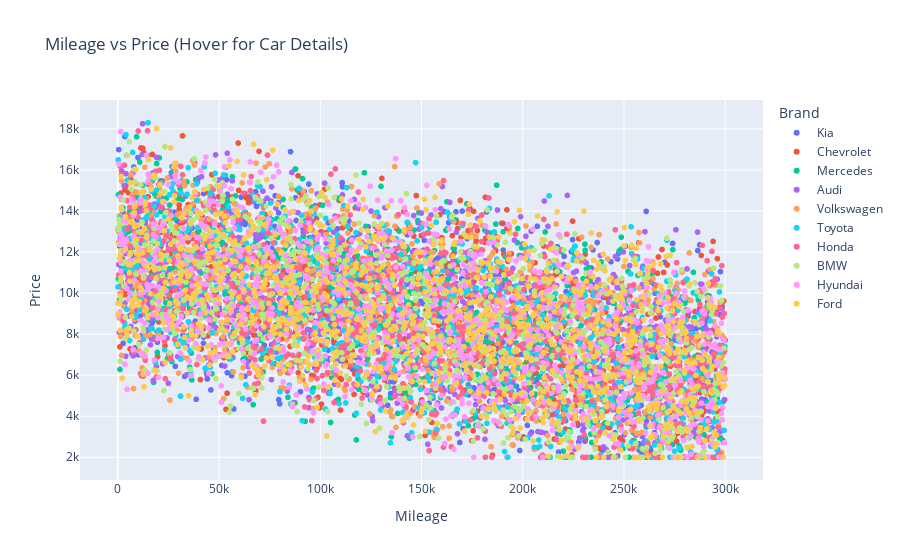

The notebook cell this image was saved under:
### Code cell
import plotly.express as px

# Create a new column combining Brand and Model for better readability
df["Car_Name"] = df["Brand"] + " " + df["Model"]

# Create interactive scatter plot
fig = px.scatter(df, 
                 x="Mileage", 
                 y="Price", 
                 hover_data=["Car_Name", "Mileage", "Price"], 
                 color="Brand", 
                 title="Mileage vs Price (Hover for Car Details)")

# Show the plot
fig.show()

### Figure 1 — Plotly figure (JSON) as saved in the notebook; plotly's stock layout.template omitted (floating-point values rounded to 4 significant figures; data arrays with more than 128 entries replaced by an {"elided": "..."} marker saying what was removed)
{"data": [{"customdata": {"elided": "976x1 str values"}, "hovertemplate": "Brand=Kia<br>Mileage=%{x}<br>Price=%{y}<br>Car_Name=%{customdata[0]}<extra></extra>", "legendgroup": "Kia", "marker": {"color": "#636efa", "symbol": "circle"}, "mode": "markers", "name": "Kia", "showlegend": true, "type": "scattergl", "x": {"elided": "976 int values"}, "xaxis": "x", "y": {"elided": "976 int values"}, "yaxis": "y"}, {"customdata": {"elided": "1003x1 str values"}, "hovertemplate": "Brand=Chevrolet<br>Mileage=%{x}<br>Price=%{y}<br>Car_Name=%{customdata[0]}<extra></extra>", "legendgroup": "Chevrolet", "marker": {"color": "#EF553B", "symbol": "circle"}, "mode": "markers", "name": "Chevrolet", "showlegend": true, "type": "scattergl", "x": {"elided": "1003 int values"}, "xaxis": "x", "y": {"elided": "1003 int values"}, "yaxis": "y"}, {"customdata": {"elided": "942x1 str values"}, "hovertemplate": "Brand=Mercedes<br>Mileage=%{x}<br>Price=%{y}<br>Car_Name=%{customdata[0]}<extra></extra>", "legendgroup": "Mercedes", "marker": {"color": "#00cc96", "symbol": "circle"}, "mode": "markers", "name": "Mercedes", "showlegend": true, "type": "scattergl", "x": {"elided": "942 int values"}, "xaxis": "x", "y": {"elided": "942 int values"}, "yaxis": "y"}, {"customdata": {"elided": "1038x1 str values"}, "hovertemplate": "Brand=Audi<br>Mileage=%{x}<br>Price=%{y}<br>Car_Name=%{customdata[0]}<extra></extra>", "legendgroup": "Audi", "marker": {"color": "#ab63fa", "symbol": "circle"}, "mode": "markers", "name": "Audi", "showlegend": true, "type": "scattergl", "x": {"elided": "1038 int values"}, "xaxis": "x", "y": {"elided": "1038 int values"}, "yaxis": "y"}, {"customdata": {"elided": "1020x1 str values"}, "hovertemplate": "Brand=Volkswagen<br>Mileage=%{x}<br>Price=%{y}<br>Car_Name=%{customdata[0]}<extra></extra>", "legendgroup": "Volkswagen", "marker": {"color": "#FFA15A", "symbol": "circle"}, "mode": "markers", "name": "Volkswagen", "showlegend": true, "type": "scattergl", "x": {"elided": "1020 int values"}, "xaxis": "x", "y": {"elided": "1020 int values"}, "yaxis": "y"}, {"customdata": {"elided": "970x1 str values"}, "hovertemplate": "Brand=Toyota<br>Mileage=%{x}<br>Price=%{y}<br>Car_Name=%{customdata[0]}<extra></extra>", "legendgroup": "Toyota", "marker": {"color": "#19d3f3", "symbol": "circle"}, "mode": "markers", "name": "Toyota", "showlegend": true, "type": "scattergl", "x": {"elided": "970 int values"}, "xaxis": "x", "y": {"elided": "970 int values"}, "yaxis": "y"}, {"customdata": {"elided": "1009x1 str values"}, "hovertemplate": "Brand=Honda<br>Mileage=%{x}<br>Price=%{y}<br>Car_Name=%{customdata[0]}<extra></extra>", "legendgroup": "Honda", "marker": {"color": "#FF6692", "symbol": "circle"}, "mode": "markers", "name": "Honda", "showlegend": true, "type": "scattergl", "x": {"elided": "1009 int values"}, "xaxis": "x", "y": {"elided": "1009 int values"}, "yaxis": "y"}, {"customdata": {"elided": "999x1 str values"}, "hovertemplate": "Brand=BMW<br>Mileage=%{x}<br>Price=%{y}<br>Car_Name=%{customdata[0]}<extra></extra>", "legendgroup": "BMW", "marker": {"color": "#B6E880", "symbol": "circle"}, "mode": "markers", "name": "BMW", "showlegend": true, "type": "scattergl", "x": {"elided": "999 int values"}, "xaxis": "x", "y": {"elided": "999 int values"}, "yaxis": "y"}, {"customdata": {"elided": "995x1 str values"}, "hovertemplate": "Brand=Hyundai<br>Mileage=%{x}<br>Price=%{y}<br>Car_Name=%{customdata[0]}<extra></extra>", "legendgroup": "Hyundai", "marker": {"color": "#FF97FF", "symbol": "circle"}, "mode": "markers", "name": "Hyundai", "showlegend": true, "type": "scattergl", "x": {"elided": "995 int values"}, "xaxis": "x", "y": {"elided": "995 int values"}, "yaxis": "y"}, {"customdata": {"elided": "1048x1 str values"}, "hovertemplate": "Brand=Ford<br>Mileage=%{x}<br>Price=%{y}<br>Car_Name=%{customdata[0]}<extra></extra>", "legendgroup": "Ford", "marker": {"color": "#FECB52", "symbol": "circle"}, "mode": "markers", "name": "Ford", "showlegend": true, "type": "scattergl", "x": {"elided": "1048 int values"}, "xaxis": "x", "y": {"elided": "1048 int values"}, "yaxis": "y"}], "layout": {"legend": {"title": {"text": "Brand"}, "tracegroupgap": 0}, "title": {"text": "Mileage vs Price (Hover for Car Details)"}, "xaxis": {"anchor": "y", "domain": [0, 1], "title": {"text": "Mileage"}}, "yaxis": {"anchor": "x", "domain": [0, 1], "title": {"text": "Price"}}}}
